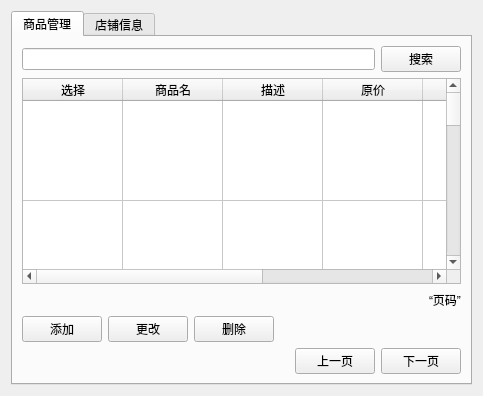
<?xml version="1.0" encoding="UTF-8"?>
<ui version="4.0">
 <class>Form</class>
 <widget class="QWidget" name="Form">
  <property name="geometry">
   <rect>
    <x>0</x>
    <y>0</y>
    <width>483</width>
    <height>396</height>
   </rect>
  </property>
  <property name="windowTitle">
   <string>Form</string>
  </property>
  <layout class="QVBoxLayout" name="verticalLayout">
   <item>
    <widget class="QTabWidget" name="storeTabWidget">
     <property name="currentIndex">
      <number>0</number>
     </property>
     <widget class="QWidget" name="commodityTab">
      <attribute name="title">
       <string>商品管理</string>
      </attribute>
      <layout class="QVBoxLayout" name="verticalLayout_2">
       <item>
        <layout class="QHBoxLayout" name="horizontalLayout_4">
         <item>
          <widget class="QLineEdit" name="commoditySearchLineEdit"/>
         </item>
         <item>
          <widget class="QPushButton" name="commoditySearchPushButton">
           <property name="text">
            <string>搜索</string>
           </property>
          </widget>
         </item>
        </layout>
       </item>
       <item>
        <widget class="QTableWidget" name="commodityTableWidget">
         <attribute name="horizontalHeaderVisible">
          <bool>true</bool>
         </attribute>
         <attribute name="verticalHeaderVisible">
          <bool>false</bool>
         </attribute>
         <attribute name="verticalHeaderDefaultSectionSize">
          <number>100</number>
         </attribute>
         <row>
          <property name="text">
           <string>新建行</string>
          </property>
         </row>
         <row>
          <property name="text">
           <string>新建行</string>
          </property>
         </row>
         <row>
          <property name="text">
           <string>新建行</string>
          </property>
         </row>
         <row>
          <property name="text">
           <string>新建行</string>
          </property>
         </row>
         <row>
          <property name="text">
           <string>新建行</string>
          </property>
         </row>
         <column>
          <property name="text">
           <string>选择</string>
          </property>
         </column>
         <column>
          <property name="text">
           <string>商品名</string>
          </property>
         </column>
         <column>
          <property name="text">
           <string>描述</string>
          </property>
         </column>
         <column>
          <property name="text">
           <string>原价</string>
          </property>
         </column>
         <column>
          <property name="text">
           <string>折扣</string>
          </property>
         </column>
         <column>
          <property name="text">
           <string>库存</string>
          </property>
         </column>
         <column>
          <property name="text">
           <string>销量</string>
          </property>
         </column>
        </widget>
       </item>
       <item>
        <layout class="QHBoxLayout" name="horizontalLayout">
         <item>
          <spacer name="horizontalSpacer">
           <property name="orientation">
            <enum>Qt::Horizontal</enum>
           </property>
           <property name="sizeHint" stdset="0">
            <size>
             <width>40</width>
             <height>20</height>
            </size>
           </property>
          </spacer>
         </item>
         <item>
          <spacer name="horizontalSpacer_2">
           <property name="orientation">
            <enum>Qt::Horizontal</enum>
           </property>
           <property name="sizeHint" stdset="0">
            <size>
             <width>40</width>
             <height>20</height>
            </size>
           </property>
          </spacer>
         </item>
         <item>
          <widget class="QLabel" name="commodityPageLabel">
           <property name="text">
            <string>“页码”</string>
           </property>
          </widget>
         </item>
        </layout>
       </item>
       <item>
        <layout class="QHBoxLayout" name="horizontalLayout_2">
         <item>
          <widget class="QPushButton" name="commodityAddPushButton">
           <property name="text">
            <string>添加</string>
           </property>
          </widget>
         </item>
         <item>
          <widget class="QPushButton" name="commodityUpdatePushButton">
           <property name="text">
            <string>更改</string>
           </property>
          </widget>
         </item>
         <item>
          <widget class="QPushButton" name="commodityDeletePushButton">
           <property name="text">
            <string>删除</string>
           </property>
          </widget>
         </item>
         <item>
          <spacer name="horizontalSpacer_3">
           <property name="orientation">
            <enum>Qt::Horizontal</enum>
           </property>
           <property name="sizeHint" stdset="0">
            <size>
             <width>40</width>
             <height>20</height>
            </size>
           </property>
          </spacer>
         </item>
        </layout>
       </item>
       <item>
        <layout class="QHBoxLayout" name="horizontalLayout_3">
         <item>
          <spacer name="horizontalSpacer_4">
           <property name="orientation">
            <enum>Qt::Horizontal</enum>
           </property>
           <property name="sizeHint" stdset="0">
            <size>
             <width>40</width>
             <height>20</height>
            </size>
           </property>
          </spacer>
         </item>
         <item>
          <widget class="QPushButton" name="commodityLastPushButton">
           <property name="text">
            <string>上一页</string>
           </property>
          </widget>
         </item>
         <item>
          <widget class="QPushButton" name="commodityNextPushButton">
           <property name="text">
            <string>下一页</string>
           </property>
          </widget>
         </item>
        </layout>
       </item>
      </layout>
     </widget>
     <widget class="QWidget" name="infoTab">
      <attribute name="title">
       <string>店铺信息</string>
      </attribute>
      <layout class="QVBoxLayout" name="verticalLayout_4">
       <item>
        <spacer name="verticalSpacer_2">
         <property name="orientation">
          <enum>Qt::Vertical</enum>
         </property>
         <property name="sizeHint" stdset="0">
          <size>
           <width>20</width>
           <height>86</height>
          </size>
         </property>
        </spacer>
       </item>
       <item>
        <layout class="QHBoxLayout" name="horizontalLayout_6">
         <item>
          <spacer name="horizontalSpacer_6">
           <property name="orientation">
            <enum>Qt::Horizontal</enum>
           </property>
           <property name="sizeHint" stdset="0">
            <size>
             <width>40</width>
             <height>20</height>
            </size>
           </property>
          </spacer>
         </item>
         <item>
          <layout class="QVBoxLayout" name="verticalLayout_3">
           <item>
            <layout class="QFormLayout" name="formLayout">
             <item row="0" column="0">
              <widget class="QLabel" name="Sname">
               <property name="text">
                <string>店铺名</string>
               </property>
              </widget>
             </item>
             <item row="0" column="1">
              <widget class="QLabel" name="infoSnameLabel">
               <property name="text">
                <string>TextLabel</string>
               </property>
              </widget>
             </item>
             <item row="1" column="0">
              <widget class="QLabel" name="credit">
               <property name="text">
                <string>信誉度</string>
               </property>
              </widget>
             </item>
             <item row="1" column="1">
              <widget class="QLabel" name="infoCreditLabel">
               <property name="text">
                <string>TextLabel</string>
               </property>
              </widget>
             </item>
             <item row="2" column="0">
              <widget class="QLabel" name="principal">
               <property name="text">
                <string>负责人</string>
               </property>
              </widget>
             </item>
             <item row="2" column="1">
              <widget class="QLabel" name="infoPrincipalLabel">
               <property name="text">
                <string>TextLabel</string>
               </property>
              </widget>
             </item>
             <item row="3" column="0">
              <widget class="QLabel" name="Tel">
               <property name="text">
                <string>Tel</string>
               </property>
              </widget>
             </item>
             <item row="3" column="1">
              <widget class="QLabel" name="infoTelLabel">
               <property name="text">
                <string>TextLabel</string>
               </property>
              </widget>
             </item>
             <item row="4" column="1">
              <spacer name="verticalSpacer">
               <property name="orientation">
                <enum>Qt::Vertical</enum>
               </property>
               <property name="sizeHint" stdset="0">
                <size>
                 <width>18</width>
                 <height>18</height>
                </size>
               </property>
              </spacer>
             </item>
             <item row="5" column="0">
              <widget class="QLabel" name="sales">
               <property name="text">
                <string>销售额</string>
               </property>
              </widget>
             </item>
             <item row="5" column="1">
              <widget class="QLabel" name="infoSalesLabel">
               <property name="text">
                <string>TextLabel</string>
               </property>
              </widget>
             </item>
            </layout>
           </item>
           <item>
            <layout class="QHBoxLayout" name="horizontalLayout_5">
             <item>
              <spacer name="horizontalSpacer_5">
               <property name="orientation">
                <enum>Qt::Horizontal</enum>
               </property>
               <property name="sizeHint" stdset="0">
                <size>
                 <width>108</width>
                 <height>20</height>
                </size>
               </property>
              </spacer>
             </item>
             <item>
              <widget class="QPushButton" name="infoUpdatePushButton">
               <property name="text">
                <string>修改信息</string>
               </property>
              </widget>
             </item>
            </layout>
           </item>
          </layout>
         </item>
         <item>
          <spacer name="horizontalSpacer_7">
           <property name="orientation">
            <enum>Qt::Horizontal</enum>
           </property>
           <property name="sizeHint" stdset="0">
            <size>
             <width>40</width>
             <height>20</height>
            </size>
           </property>
          </spacer>
         </item>
        </layout>
       </item>
       <item>
        <spacer name="verticalSpacer_3">
         <property name="orientation">
          <enum>Qt::Vertical</enum>
         </property>
         <property name="sizeHint" stdset="0">
          <size>
           <width>20</width>
           <height>86</height>
          </size>
         </property>
        </spacer>
       </item>
      </layout>
     </widget>
    </widget>
   </item>
  </layout>
 </widget>
 <resources/>
 <connections/>
</ui>
